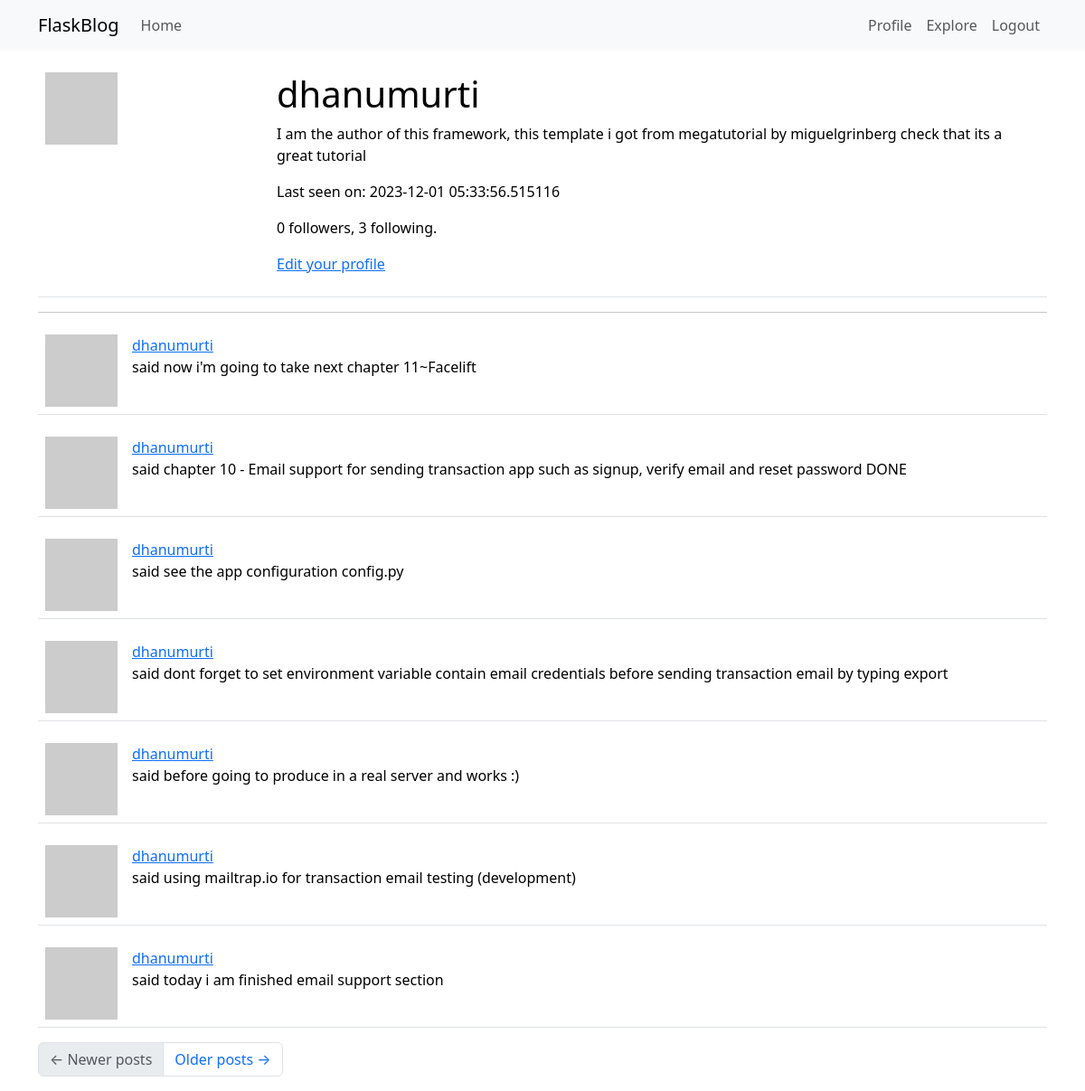
Before: /user/dhanumurti (signed in) with the older database file.
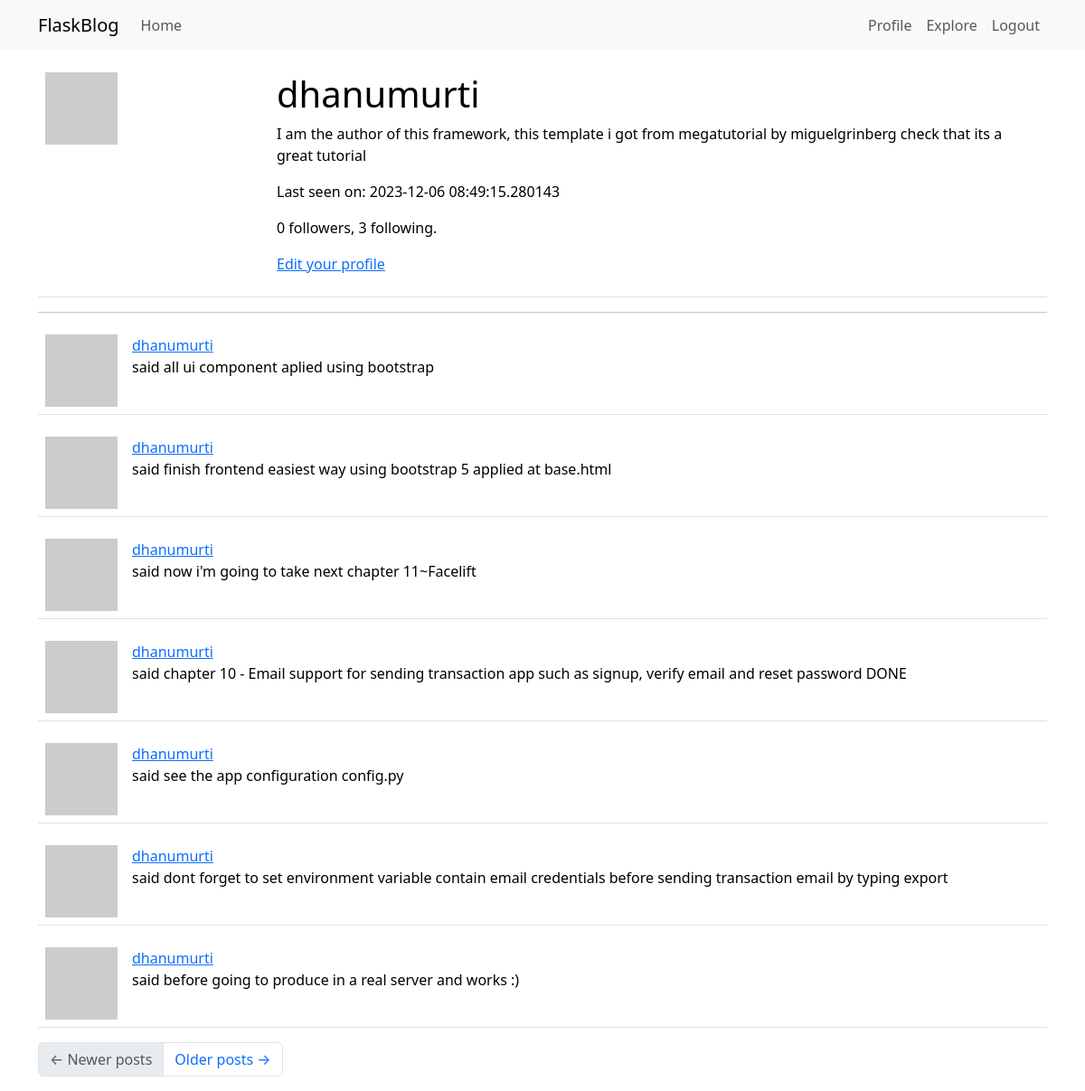
After: the same page with the newer database file.
### app/models.py (models this page shows, shortened)
class User(UserMixin, db.Model):
    id = db.Column(db.Integer, primary_key=True)
    username = db.Column(db.String(64), index=True, unique=True)
    email = db.Column(db.String(120), index=True, unique=True)
    password_hash = db.Column(db.String(128))
    posts = db.relationship('Post', backref='author', lazy='dynamic')
    about_me = db.Column(db.String(140))
    last_seen = db.Column(db.DateTime, default=datetime.utcnow)
    followed = db.relationship(
        'User', secondary=followers,
        primaryjoin = (followers.c.follower_id == id),
        secondaryjoin = (followers.c.followed_id == id),
        backref = db.backref('followers', lazy='dynamic'), lazy ='dynamic')
    def avatar(self, size):
        digest = md5(self.email.lower().encode('utf-8')).hexdigest()
        return 'https://www.gravatar.com/avatar/{}?d=robohash&s{}'.format(digest, size)
    """-- followed post query without users own post --
    def followed_post(self):
        return Post.query.join(
            followers, (followers.c.followed_id == Post.user_id)).filter(
                followers.c.follower_id == self.id).order_by(
                    Post.timestamp.desc())
                    """

class Post(db.Model):
    id = db.Column(db.Integer, primary_key=True)
    body = db.Column(db.String(140))
    timestamp = db.Column(db.DateTime, index=True, default=datetime.utcnow)
    user_id = db.Column(db.Integer, db.ForeignKey('user.id'))

### app/routes.py (the view)
@app.route('/user/<username>')
@login_required
def user(username):
    page = request.args.get('page', type=int)
    form = EmptyForm()
    user = User.query.filter_by(username=username).first_or_404()
    posts = user.posts.order_by(Post.timestamp.desc()).paginate(
        page=page, per_page=app.config['POST_PER_PAGE'], error_out=False)
    next_url = url_for('user', username=user.username, page=posts.next_num) \
        if posts.has_next else None
    prev_url = url_for('user', username=user.username, page=posts.prev_num) \
        if posts.has_prev else None
    return render_template('user.html', user=user, posts=posts.items,
                        form=form, next_url=next_url, prev_url=prev_url)

### app/models.py (called while the page is built)
@login.user_loader
def load_user(id):
    return User.query.get(int(id))

### app/routes.py (called while the page is built)
@app.before_request
def before_request():
    if current_user.is_authenticated:
        current_user.last_seen = datetime.utcnow()
        db.session.commit()

### app/templates/user.html (shortened to what this page needs)
{% extends "base.html" %}
{% block content %}
<table class="table table-hover">
    <tr>
        <td width="256px"><img src="{{ user.avatar(256) }}"</td>
        <td>
            <h1>{{ user.username }}</h1>
            {% if user.about_me %}<p>{{ user.about_me }}</p>{% endif %}
            {% if user.last_seen %}<p>Last seen on: {{ user.last_seen }}</p>{% endif %}
            <p>{{ user.followers.count() }} followers, {{ user.followed.count() }} following.</p>
            {% if user == current_user %}
                <p><a href="{{ url_for('edit_profile') }}">Edit your profile</a></p>
            {% endif %}
        </td>
    </tr>
</table>
<hr>
    {% for post in posts %}
        {% include '_post.html' %}
    {% endfor %}
    <nav aria-label="Post navigation">
        <ul class="pagination">
            <li class="page-item{% if not prev_url %} disabled{% endif %}">
                <a class="page-link" href="{{ prev_url }}">
                    <span aria-hidden="true">&larr;</span> Newer posts
                </a>
            </li>
            <li class="page-item{% if not next_url %} disabled{% endif %}">
                <a class="page-link" href="{{ next_url }}">
                    Older posts <span aria-hidden="true">&rarr;</span>
                </a>
            </li>
        </ul>
    </nav>
{% endblock %}

### app/templates/_post.html
<table class="table table-hover">
    <tr>
        <td width="70px">
            <a href="{{ url_for('user', username=post.author.username) }}">
                <img src="{{ post.author.avatar(70) }}" />
            </a>
        </td>
        <td>
            <a href="{{ url_for('user', username=post.author.username) }}">
                {{ post.author.username }}
            </a>
            <br>
            said {{ post.body }}
        </td>
    </tr>
</table>

Changed rows visible on the page:
no longer on this page (row unchanged): Post: author.username "dhanumurti", body "using mailtrap.io for transaction email testing (development)"
no longer on this page (row unchanged): Post: author.username "dhanumurti", body "today i am finished email support section"
changed User "dhanumurti": last_seen "2023-12-01 05:33:56.515116" → "2023-12-06 08:49:15.280143"
added Post: author.username "dhanumurti", body "all ui component aplied using bootstrap"
added Post: author.username "dhanumurti", body "finish frontend easiest way using bootstrap 5 applied at base.html"
